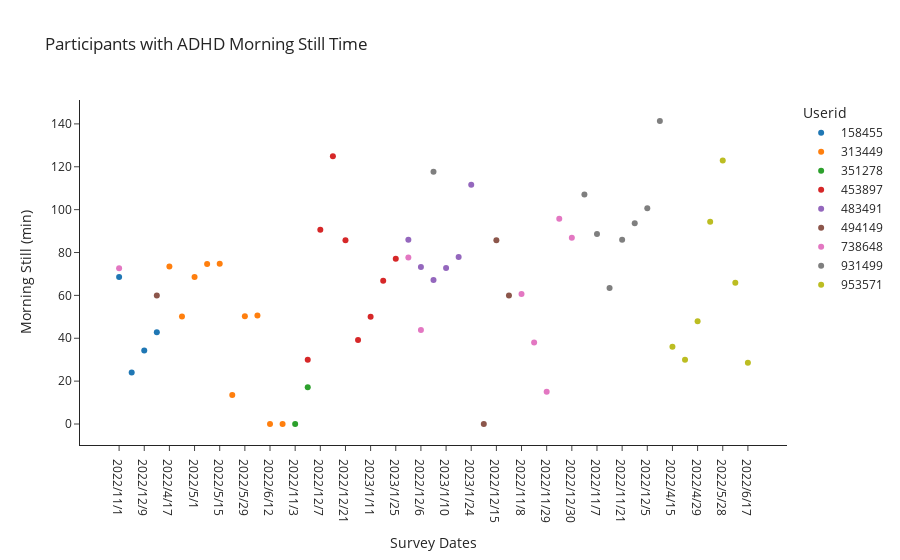

Write notebook code for a chart like this one.
### Code cell
dfADHD['Userid'] = dfADHD['Userid'].astype('category')

#tilt the date on the x-axis!!!!

fig = px.scatter(dfADHD, 
                 x = 'Survey Dates',
                 y = 'Still Morning',
                 template = 'simple_white', 
                hover_name = 'Userid', 
                 color = 'Userid',
                 labels = {"Still Morning": "Morning Still (min)"},
                 title= "Participants with ADHD Morning Still Time")

fig.show()

### Figure 1 — Plotly figure (JSON) as saved in the notebook; plotly's stock layout.template omitted (floating-point values rounded to 4 significant figures)
{"data": [{"hovertemplate": "<b>%{hovertext}</b><br><br>Userid=158455<br>Survey Dates=%{x}<br>Morning Still (min)=%{y}<extra></extra>", "hovertext": [158455, 158455, 158455, 158455], "legendgroup": "158455", "marker": {"color": "#1F77B4", "symbol": "circle"}, "mode": "markers", "name": "158455", "orientation": "v", "showlegend": true, "type": "scatter", "x": ["2022/11/1", "2022/11/11", "2022/12/9", "2022/12/22"], "xaxis": "x", "y": [68.57, 24, 34.29, 42.86], "yaxis": "y"}, {"hovertemplate": "<b>%{hovertext}</b><br><br>Userid=313449<br>Survey Dates=%{x}<br>Morning Still (min)=%{y}<extra></extra>", "hovertext": [313449, 313449, 313449, 313449, 313449, 313449, 313449, 313449, 313449, 313449], "legendgroup": "313449", "marker": {"color": "#FF7F0E", "symbol": "circle"}, "mode": "markers", "name": "313449", "orientation": "v", "showlegend": true, "type": "scatter", "x": ["2022/4/17", "2022/4/24", "2022/5/1", "2022/5/8", "2022/5/15", "2022/5/22", "2022/5/29", "2022/6/5", "2022/6/12", "2022/6/19"], "xaxis": "x", "y": [73.47, 50.19, 68.57, 74.62, 74.8, 13.58, 50.32, 50.58, 0, 0], "yaxis": "y"}, {"hovertemplate": "<b>%{hovertext}</b><br><br>Userid=351278<br>Survey Dates=%{x}<br>Morning Still (min)=%{y}<extra></extra>", "hovertext": [351278, 351278], "legendgroup": "351278", "marker": {"color": "#2CA02C", "symbol": "circle"}, "mode": "markers", "name": "351278", "orientation": "v", "showlegend": true, "type": "scatter", "x": ["2022/11/3", "2023/1/4"], "xaxis": "x", "y": [0, 17.14], "yaxis": "y"}, {"hovertemplate": "<b>%{hovertext}</b><br><br>Userid=453897<br>Survey Dates=%{x}<br>Morning Still (min)=%{y}<extra></extra>", "hovertext": [453897, 453897, 453897, 453897, 453897, 453897, 453897, 453897], "legendgroup": "453897", "marker": {"color": "#D62728", "symbol": "circle"}, "mode": "markers", "name": "453897", "orientation": "v", "showlegend": true, "type": "scatter", "x": ["2022/12/7", "2022/12/14", "2022/12/21", "2022/12/28", "2023/1/4", "2023/1/11", "2023/1/18", "2023/1/25"], "xaxis": "x", "y": [90.62, 124.9, 85.71, 39.15, 30, 50, 66.86, 77.14], "yaxis": "y"}, {"hovertemplate": "<b>%{hovertext}</b><br><br>Userid=483491<br>Survey Dates=%{x}<br>Morning Still (min)=%{y}<extra></extra>", "hovertext": [483491, 483491, 483491, 483491, 483491, 483491], "legendgroup": "483491", "marker": {"color": "#9467BD", "symbol": "circle"}, "mode": "markers", "name": "483491", "orientation": "v", "showlegend": true, "type": "scatter", "x": ["2022/11/22", "2022/12/6", "2022/12/13", "2023/1/10", "2023/1/17", "2023/1/24"], "xaxis": "x", "y": [85.95, 73.28, 67.23, 72.72, 77.94, 111.6], "yaxis": "y"}, {"hovertemplate": "<b>%{hovertext}</b><br><br>Userid=494149<br>Survey Dates=%{x}<br>Morning Still (min)=%{y}<extra></extra>", "hovertext": [494149, 494149, 494149, 494149], "legendgroup": "494149", "marker": {"color": "#8C564B", "symbol": "circle"}, "mode": "markers", "name": "494149", "orientation": "v", "showlegend": true, "type": "scatter", "x": ["2022/11/24", "2022/12/15", "2022/12/22", "2023/1/20"], "xaxis": "x", "y": [0, 85.71, 60, 60], "yaxis": "y"}, {"hovertemplate": "<b>%{hovertext}</b><br><br>Userid=738648<br>Survey Dates=%{x}<br>Morning Still (min)=%{y}<extra></extra>", "hovertext": [738648, 738648, 738648, 738648, 738648, 738648, 738648, 738648], "legendgroup": "738648", "marker": {"color": "#E377C2", "symbol": "circle"}, "mode": "markers", "name": "738648", "orientation": "v", "showlegend": true, "type": "scatter", "x": ["2022/11/1", "2022/11/8", "2022/11/15", "2022/11/22", "2022/11/29", "2022/12/6", "2022/12/20", "2022/12/30"], "xaxis": "x", "y": [72.65, 60.68, 37.98, 77.72, 15, 43.89, 95.78, 86.94], "yaxis": "y"}, {"hovertemplate": "<b>%{hovertext}</b><br><br>Userid=931499<br>Survey Dates=%{x}<br>Morning Still (min)=%{y}<extra></extra>", "hovertext": [931499, 931499, 931499, 931499, 931499, 931499, 931499, 931499], "legendgroup": "931499", "marker": {"color": "#7F7F7F", "symbol": "circle"}, "mode": "markers", "name": "931499", "orientation": "v", "showlegend": true, "type": "scatter", "x": ["2022/10/31", "2022/11/7", "2022/11/14", "2022/11/21", "2022/11/28", "2022/12/5", "2022/12/13", "2022/12/26"], "xaxis": "x", "y": [107.0, 88.59, 63.46, 85.94, 93.61, 100.6, 117.7, 141.4], "yaxis": "y"}, {"hovertemplate": "<b>%{hovertext}</b><br><br>Userid=953571<br>Survey Dates=%{x}<br>Morning Still (min)=%{y}<extra></extra>", "hovertext": [953571, 953571, 953571, 953571, 953571, 953571, 953571], "legendgroup": "953571", "marker": {"color": "#BCBD22", "symbol": "circle"}, "mode": "markers", "name": "953571", "orientation": "v", "showlegend": true, "type": "scatter", "x": ["2022/4/15", "2022/4/22", "2022/4/29", "2022/5/20", "2022/5/28", "2022/6/10", "2022/6/17"], "xaxis": "x", "y": [36, 30, 47.91, 94.35, 122.9, 65.86, 28.61], "yaxis": "y"}], "layout": {"legend": {"title": {"text": "Userid"}, "tracegroupgap": 0}, "title": {"text": "Participants with ADHD Morning Still Time"}, "xaxis": {"anchor": "y", "domain": [0, 1], "title": {"text": "Survey Dates"}}, "yaxis": {"anchor": "x", "domain": [0, 1], "title": {"text": "Morning Still (min)"}}}}
